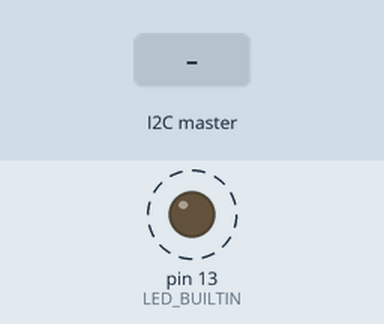
A sketch run on a simulated Arduino Uno, built with avr-gcc and run on an emulated ATmega328P. Parts: output pins drawn as LEDs (lit = HIGH). Dashed ring = blinking. The inputs (shaded band) are chosen by the test bench. What the sketch prints to the serial monitor is not drawn.

Above: at 1.2 s.
1.3 s: the I2C master sends the byte 1
Timing chart, 0 to 10.3 s (numbered marks = the images above; inputs shaded):
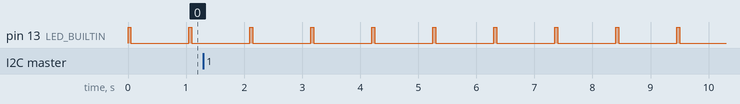

Measured:
- by itself, pin 13 (LED_BUILTIN): alternates HIGH for 0.05 s and LOW for 1.0 s

The sketch:

slave.ino
```cpp
#include <Wire.h>

#define I2C_ADDR 0x10

void setup() {
  pinMode(LED_BUILTIN, OUTPUT);
  digitalWrite(LED_BUILTIN, HIGH);

  Serial.begin(115200);
  while(!Serial);

  Wire.begin(I2C_ADDR);
  Serial.print("Start Slave: 0x");
  Serial.print(I2C_ADDR,HEX);
  Serial.print("\r\n");

  // イベントハンドラ
  Wire.onRequest(requestEvent);
  Wire.onReceive(recieveEvent);
}

// 受信
void recieveEvent() {
  Serial.print("SlaveRecieve: [");
  while(Wire.available() > 1) Wire.read(); // 中途半端なデータは捨てる
  uint16_t ct = Wire.read();
  Serial.print(ct,DEC);
  Serial.print("]\r\n");
}

// 送信
void requestEvent() {
  char c[12] = "HELLO WORLD"; // 11+1=12byte
  Wire.write(c);
  Serial.print("SlaveSend: [");
  Serial.print(c);
  Serial.print("]\r\n");
}

// メインループ
void loop() {
  digitalWrite(LED_BUILTIN, HIGH);
  delay(50);
  digitalWrite(LED_BUILTIN, LOW);
  delay(1000);
}
```
